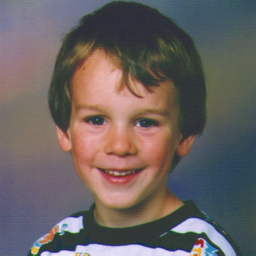
%> input picture assignment_04/data/Tim.png, 256 x 256 px
$ octave --eval "result = my_unsharpMasking(imread('../data/Tim.png'));"   (GNU Octave 9; MATLAB toolbox functions it lacks are replaced by stand-ins)
%> lines starting %> are read from the running program, lines starting %| are printed output that depends on the picture
function [ usimg, usmask ] = my_unsharpMasking( img )
%MY_UNSHARPMASKING Summary of this function goes here
%   Detailed explanation goes here

    %TODO: use own gaussian function
    h = fspecial('gaussian', size(img, 2), 0.6);
    imgGaussian = imfilter(img, h);
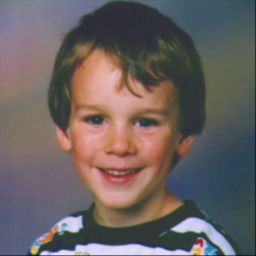
%> imgGaussian: size 256x256x3 uint8; mean R, G, B 106.7, 98, 96.8


    usmask = 1.75 * (img - imgGaussian);
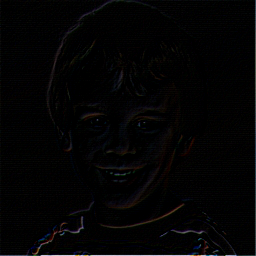
%> usmask: size 256x256x3 uint8; mean R, G, B 3.6, 3.4, 3.7
    usimg = img + usmask;
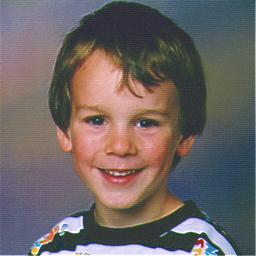
%> usimg: size 256x256x3 uint8; mean R, G, B 110.3, 101.4, 100.5

end
